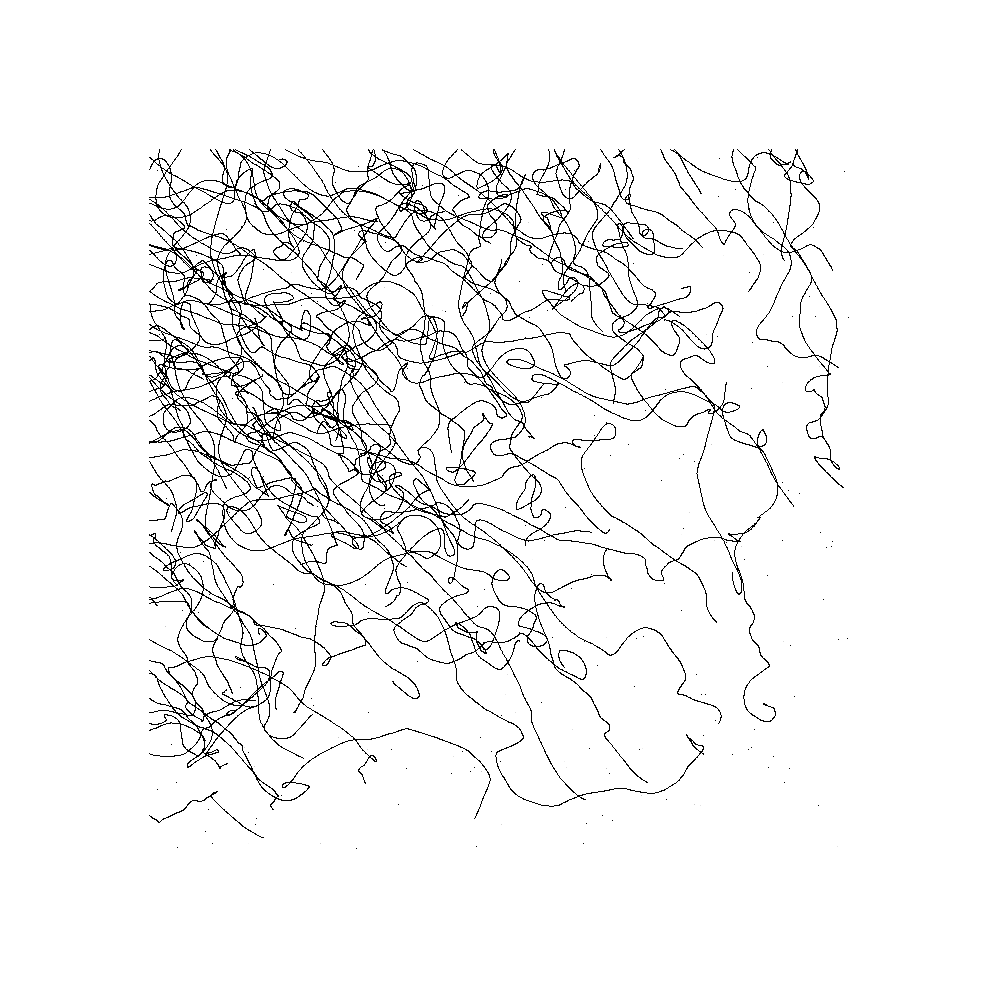
Frame 1 (no input)
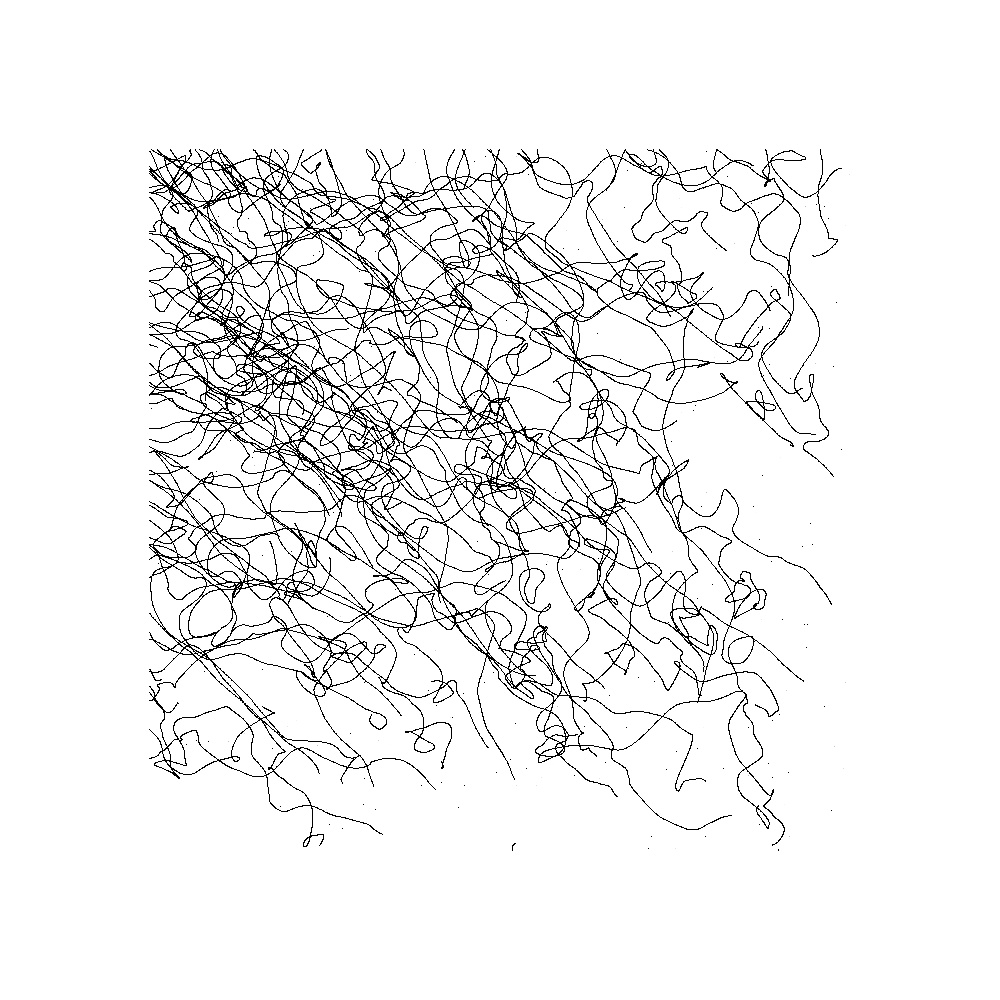
Frame 2 (the mouse pressed at the canvas centre, redrawn once)

The Processing sketch that drew these frames (run headless with seeded random() and noise(); the mouse was pressed at the canvas centre and the sketch redrawn once):

// Processing sketch: generative22
// ── generative22.pde
import java.util.UUID;

float WIDTH = 1000;
float HEIGHT = 1000;
int MARGIN = 150;

void setup() {
  size(1000,1000);
  smooth(2);
  pixelDensity(displayDensity());
  noLoop();
  fill(255,0,0);
}

void draw() {
  background(255);
  for (int i = 0; i < 100; i++) {
    drawVector();
  }
}

void mousePressed() {
  if (mouseButton == LEFT) {
    redraw();
  } 
  else if (mouseButton == RIGHT) {
    drawVector();
  }
}

void keyPressed () {
  if (key == RETURN || key == ENTER) {
    String uuid = UUID.randomUUID().toString();
    save(uuid + ".tif");
  }
}

void drawVector() {
  float x1 = random(MARGIN,WIDTH-MARGIN);
  float y1 = random(MARGIN,HEIGHT-MARGIN);
  float x2 = random(MARGIN,WIDTH-MARGIN);
  float y2 = random(MARGIN,HEIGHT-MARGIN);
  drawLine(x1,y1,x2,y2);
  
  float yoff1 = random(0,50);
  float yoff2 = random(-50,0);
  while ((x1 < WIDTH-MARGIN) && (x1 > MARGIN) && (x1 < WIDTH-MARGIN) && (x1 > MARGIN) 
    && (y1 < HEIGHT-MARGIN) && (y1 > MARGIN) && (y2 < HEIGHT-MARGIN) && (y2 > MARGIN))
  {
    x1 += map(noise(yoff2),0,1,-1,1);
    y1 += map(noise(yoff1),0,1,-1,1);    
    //y2 += 5;
    drawLine(x1,x2,y1,y2);

    yoff1 += 0.01;
    yoff2 += 0.01;
  }
}

void drawLine(float x1, float x2, float y1, float y2) {
  int lineDensity = 150;
  for (int line = 0; line <= lineDensity; line++) {
    float transp = random(0,100);
    float x = lerp(x1,x2,line/lineDensity);
    float y = lerp(y1,y2,line/lineDensity);
    stroke(0,0,0,transp);
    point(x, y);
  }  
}
